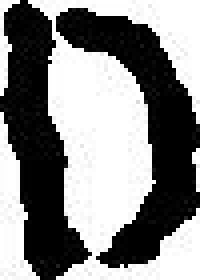
#> input picture rapport/img/1-9.jpg, 50 x 70 px (shown 4 times larger)
$ python ocr.py rapport/img/1-9.jpg
#> lines starting #> are read from the running program, lines starting #| are printed output that depends on the picture; after the words box and inside, x2 and y2 are one past the last pixel; in counts of white or black regions, pixels touching at a corner belong together
### utils/graphics/__init__.py
from PIL import Image, ImageMorph, ImageOps

import utils


class PixelMatrix(utils.Matrix):
    def __init__(self, image: Image):
        """Creates a PixelMatrix object.

        It's a simple wrapper for PIL's PixelAccess objects.

        :param image: The image to work on.
        :type image: Image
        """
        super().__init__(matrix=[[]])

        self._set_image(image)
#> image is the input picture: PIL image 50x70 RGB; min 0, max 255, mean 134.4

    @property
    def image(self) -> Image:
        """Accessor to the PIL Image object.

        :return The Image object containing the pixels.
        :rtype Image
        """
        return self.__image

    def _set_image(self, img: Image):
        """Sets the image of the instance and updates the work matrix.
        :param img: The image to assign.
        :type img: Image
        """
        self.__image = img
        self.__matrix = self.image.load()

    # [16 lines left out: functions copy, convert, not called in this run]

    def __getitem__(self, position: (int, int) or int):
        """Maps evaluation of self[position] to the matrix.

        :param position: X and Y coordinates.
        :type position: (int, int) or int
        :return The color at position.
        """
        position = self._position(position)

        return self.__matrix[position]

    def __setitem__(self, position: (int, int) or int, value: int or tuple):
        """Maps assignment of self[position] to the matrix.

        :param position: X and Y coordinates.
        :type position: (int, int) or int
        :param value: The color to assign.
        :type value: int or tuple
        """
        position = self._position(position)

        self.__matrix[position] = value

    # [9 lines left out: function __delitem__, not called in this run]

    @property
    def width(self) -> int:
        """
        :return The width of the matrix.
        :rtype int
        """
        return self.image.size[0]

    @property
    def height(self) -> int:
        """
        :return The height of the matrix.
        :rtype int
        """
        return self.image.size[1]

    def __neg__(self):
        """Invert the instance's image."""
        return self.__class__(ImageOps.invert(self.image))

    # [135 lines left out: functions __add__, __sub__, __iadd__, __isub__, slice, not called in this run]


class RawImage(PixelMatrix):
    def __init__(self, img: Image):
        """Creates a RawImage object.

        A RawImage is an image wich has been transformed to be used in analysis.

        :param img: The raw image to transform.
        :type img: Image
        """
        super().__init__(img)

        self.__original = img

    def binarize(self):
        """Transforms the color image in a monochromatic image."""
        self._set_image(ImageOps.grayscale(self.image))
        threshold = sum(self.image.getextrema()) / 2

        for index, value in enumerate(self):
            self[index] = 0 if value <= threshold else 255

    def erode(self):
        """Erodes the image."""
        erosion = ImageMorph.MorphOp(op_name='erosion4')
        self._set_image(ImageOps.crop(erosion.apply(self.image)[1], 1))


class Shape:
    # [103 lines left out: functions __init__, __getitem__, __iter__, __len__, width, height and 4 more, not called in this run]

### analysis/recognition.py
import math
import time

import logging
import os.path
import pickle
from PIL import Image

import dataset
from utils import Matrix
from utils.graphics import PixelMatrix

logger = logging.getLogger(__name__)


class MatricePoids(Matrix):
    def __init__(self):
        super().__init__(28, 28, 0)
        self.sample_count = None


class CharacterFormatter:
    def __init__(self, char_pixel_matrix):
        self.__char_pixel_matrix = char_pixel_matrix

    # [22 lines left out: function __call__, not called in this run]


class CharacterClassifier:
    def __init__(self, lst_lbl, donnee_ent={}):
        """ donnee_ent = dictionnaire des donnee d'entrainement"""
        self.matricesPoids = {}
        self.donnee_ent = donnee_ent
        for lbl in lst_lbl:
            self.matricesPoids[lbl] = MatricePoids()

    def train_char(self, label):
        matricePoids = self.matricesPoids[label]
        matricePoids.sample_count = len(self.donnee_ent[label])

        for index, value in enumerate(matricePoids):
            for image in self.donnee_ent[label]:
                pixel = image[index]
                if pixel <= 127:
                    matricePoids[index] += 1
                else:
                    matricePoids[index] -= 1

    def train_liste(self):
        liste_lbl = []
        for lbl in self.matricesPoids.keys():
            logger.info('Processing label "' + lbl + '"')
            self.train_char(lbl)
            liste_lbl.append(lbl)

    # [25 lines left out: functions prediction, predire, not called in this run]


class CharacterClassifierManager:
    def __init__(self, lbls):
        self.__lbls = lbls
        self.__db_path = 'database'
        self.__mode = 1  # 0: MNIST 1: Font
        self.__classifier = None

    def get_classifier(self) -> CharacterClassifier:
        if self.__classifier:
            return self.__classifier

        self.__classifier = CharacterClassifier(self.__lbls)

        if os.path.isfile(self.__db_path):
            logger.info('Loading database...')
            with open(self.__db_path, 'rb') as file:
                self.__classifier.matricesPoids = pickle.load(file)
            logger.info('Done.')
        else:
            start_time = time.process_time()

            logger.info('Creating database')
            logger.info('Loading dataset...')

            if self.__mode:
                ds = dataset.load_ttf('dataset/OpenSans-Bold.ttf', self.__lbls)
            else:
                ds = dataset.load_mnist('dataset/train_img_mnist.dat',
                                        'dataset/lbl_mnist.dat',
                                        dict((i + 1, self.__lbls[i]) for i in range(len(self.__lbls))))

            ds = dataset.list_to_dict(ds)
            self.__classifier.donnee_ent = ds
            logger.info('Done. (' + str(time.process_time() - start_time) + ' seconds)')
            self.__classifier.train_liste()

            with open(self.__db_path, 'wb') as file:
                pickle.dump(self.__classifier.matricesPoids, file)

            logger.info('Database created in ' + str(time.process_time() - start_time) + ' seconds.')

        return self.__classifier

### dataset/__init__.py
import struct
from PIL import Image, ImageDraw, ImageFont

from dataset.Character import Character
from utils.graphics import PixelMatrix


# [33 lines left out: function load_mnist, not called in this run]


def load_ttf(ttfpath: str, lbls):
#> called with ttfpath = 'dataset/OpenSans-Bold.ttf'
    font = ImageFont.truetype(ttfpath, 30)
    characters = []

    for lbl in lbls:
        image = Image.new("1", (28, 28), 255)

        draw = ImageDraw.Draw(image)
        t_size = font.getsize(lbl)
        draw.text((14 - t_size[0] / 2 + 1, 14 - t_size[1] / 2 - 6), lbl, font=font)

        characters.append(Character(PixelMatrix(image), lbl))
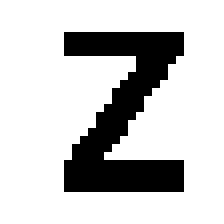
#> image: PIL image 28x28 1 (shown 8 times larger); 78.8% white; 1 black region, box (x1, y1, x2, y2) and area: (8, 4, 23, 24) 166
#> after the loop, characters = 35 items

    return characters


def list_to_dict(array):
    d = {}

    for char in array:
        label = char.label

        if label not in d:
            d[label] = []
        d[char.label].append(char.pixels)
#> this loop made 35 passes
#> label on passes 1 to 12: '1', '2', '3', '4', '5', '6', '7', '8', '9', 'A', 'B', 'C'
#> after the loop, d = 35 items

    return d

### utils/__init__.py
class Point:
    # [44 lines left out: functions __init__, x, y, __eq__, __str__, not called in this run]


class Matrix:
    def __init__(self, width: int = None, height: int = None, initial_value=None, matrix: list = None):
        """Creates a Matrix object.

        :param width: The width of the matrix.
        :type width: int
        :param height: The height of the matrix.
        :type height: int
        :param initial_value: The value used to fill the matrix.
        :param matrix: If specified, width and height are unnecessary.
        :type matrix: list
        :raise ValueError: Raised if width or height have been forgotten.
        """
        if matrix:
            self.__matrix = matrix

            self.__width = len(self.__matrix[0])
            self.__height = len(self.__matrix)
        else:
            if width is None or height is None:
                raise ValueError('Width or height undefined.')

            self.__width = width
            self.__height = height

            self.__matrix = []

            for x in range(self.width):
                self.__matrix.append([initial_value] * self.height)

        self.__iter_x_cursor = 0
        self.__iter_y_cursor = 0

    def _position(self, input_pos: (int, int) or int) -> (int, int):
        """Converts a user-given position to an usable one.

        Position can be either a tuple of x and y or an int.

        :param input_pos: User position
        :type input_pos: (int, int) or int
        :return Accessible index based on user position.
        :rtype (int, int)
        :raise IndexError: Raised if the user position is not recognized.
        """
        if type(input_pos) == tuple:
            return input_pos

        if type(input_pos) == int:
            return input_pos % self.width, input_pos // self.width

        raise IndexError

    # [7 lines left out: function _matrix, not called in this run]

    def __getitem__(self, position: (int, int) or int):
        """Maps evaluation of `self[position]` to the matrix.

        :param position: X and Y coordinates.
        :type position: (int, int) or int
        :return The value at position.
        """
        x, y = self._position(position)

        return self.__matrix[y][x]

    def __setitem__(self, position: (int, int) or int, value):
        """Maps assignment of `self[position]` to the matrix.

        :param position: X and Y coordinates.
        :type position: (int, int) or int
        :param value: The value to assign.
        """
        x, y = self._position(position)

        self.__matrix[y][x] = value

    # [9 lines left out: function __delitem__, not called in this run]

    @property
    def width(self) -> int:
        """
        :return The width of the matrix.
        :rtype int
        """
        return self.__width

    @property
    def height(self) -> int:
        """
        :return The height of the matrix.
        :rtype int
        """
        return self.__height

    # [5 lines left out: function __len__, not called in this run]

    def __iter__(self):
        """Iterating over this object will give access to each of the values of the matrix."""
        self.__iter_x_cursor = 0
        self.__iter_y_cursor = 0

        return self

    def __next__(self):
        """See `self.__iter__`."""
        if self.__iter_x_cursor >= self.width:
            self.__iter_x_cursor = 0
            self.__iter_y_cursor += 1

        if self.__iter_y_cursor >= self.height:
            raise StopIteration

        self.__iter_x_cursor += 1

        return self[self.__iter_x_cursor - 1, self.__iter_y_cursor]

    # [256 lines left out: functions __lt__, __le__, __eq__, __ne__, __gt__, __ge__ and 6 more, not called in this run]

### analysis/graphics/text.py
import logging

import analysis.graphics
import utils.graphics.text
from utils.graphics import PixelMatrix

logger = logging.getLogger(__name__)


class TextLineDiscovery:
    def __init__(self, pixel_matrix: PixelMatrix, is_point: callable(int)):
        """Creates a TextLineDiscovery object.

        This object will detect all vertically isolated regions of PixelMatrix wich contains points.

        :param pixel_matrix: The matrix used to search lines.
        :type pixel_matrix: PixelMatrix
        :param is_point: A function that determines if a given pixel is considered to be a point.
        :type is_point: callable(int)
        """
        self.__pixel_matrix = pixel_matrix
        self.__is_point = is_point

        self.__fetch_cursor_y = 0
        self.__current_text_line = None

    def fetch(self) -> utils.graphics.text.TextLine:
        """Vertically iterates over the pixel matrix to find the beginning and the end of a new text line.

        :return The new text line.
        :rtype utils.graphics.text.TextLine
        """
        text_line_y = -1
        text_line_height = 1

        # Goes on the cursor position of the last fetch.
        while self.__fetch_cursor_y < self.__pixel_matrix.height:
            cursor_x = 0
            point_found = False

            while cursor_x < self.__pixel_matrix.width:
                if self.__is_point(self.__pixel_matrix[cursor_x, self.__fetch_cursor_y]):
                    point_found = True
                    break

                cursor_x += 1

            self.__fetch_cursor_y += 1

            if point_found:
                # If new line detected.
                if not text_line_y + 1:
                    text_line_y = self.__fetch_cursor_y
                else:  # If line height measurement is in progress.
                    text_line_height += 1
            elif text_line_y + 1:  # End of text line reached
                self.__current_text_line = utils.graphics.text.TextLine(text_line_y, text_line_height)
                return self.__current_text_line

    def __iter__(self):
        """Iterating over this object will execute `TextLineDiscovery.fetch()` until all text lines have been
        fetched."""
        return self

    def __next__(self) -> utils.graphics.text.TextLine:
        """See `TextLineDiscovery.__iter__()`"""
        if self.fetch():
            return self.__current_text_line

        raise StopIteration


class CharacterDiscovery:
    # [73 lines left out: functions __init__, __find_shapes, fetch, __iter__, __next__, not called in this run]

### dataset/Character.py
class Character:
    def __init__(self, pixel_matrix, label: str = None):
        self.__pixel_matrix = pixel_matrix
        self.__label = label

    @property
    def label(self):
        return self.__label

    @property
    def pixels(self):
        return self.__pixel_matrix

    @label.setter
    def label(self, label):
        self.__label = label

### ocr.py
import time

import argparse
import logging
from PIL import Image

import analysis.graphics.text
import analysis.recognition
import lbls
import utils.graphics

logger = logging.getLogger()
logger.setLevel(10)
handler = logging.StreamHandler()
logger.addHandler(handler)

parser = argparse.ArgumentParser()
parser.add_argument('path', help='The path of the image')
path = parser.parse_args().path

logger.info('Processing ' + path)

start_time = time.process_time()

img = utils.graphics.RawImage(Image.open(path))
img.binarize()
img.erode()

cf_m = analysis.recognition.CharacterClassifierManager(lbls.lbls)
cf = cf_m.get_classifier()

tld = analysis.graphics.text.TextLineDiscovery(img, lambda value: value == 0)
with open('output.txt', 'w') as output_file:
    for tl in tld:
        if tl.height < 28:
            continue

        tl.resolve_characters(img, lambda value: value == 0)
        tl.resolve_text_content(cf)
        output_file.write(tl.text_content + '\n')

logger.info(path + ' processed in ' + str(time.process_time() - start_time) + ' seconds.')
